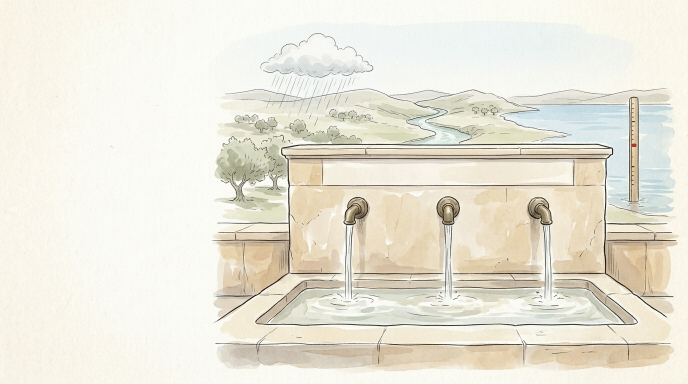
#> input picture docs/talk/images/sources_base.jpg, 1376 x 768 px (shown at 1/2 size)
$ python compose_sources.py
#> lines starting #> are read from the running program, lines starting #| are printed output that depends on the picture
"""
compose_sources.py - the data-sources slide picture: Gemini's fountain scene + the three real logos.

The scene (images/sources_base.jpg) was made by hand in Gemini from images/sources.prompt.txt with
images/centaur.png as the style reference: one fountain wall, three spouts, one basin, and behind
each spout its source - rain (left), river (middle), the lake with its gauge (right). Image models
garble logos, so the scene has none; the real ones are laid on here, each in the open sky above
its own source:
  rain   - Israel Meteorological Service      images/logos/ims_logo.svg
  river  - Hydrological Service of Israel     images/logos/hydro_logo.png
  level  - Kinneret Drainage and Streams Authority (kineret.org.il, the app's level source)
                                              images/logos/kinneret_drainage_logo.png

Run:
  python docs/talk/compose_sources.py      # -> images/sources.png, 1920 x 1080
"""
from __future__ import annotations

from io import BytesIO
from pathlib import Path

from PIL import Image

HERE = Path(__file__).resolve().parent
IMAGES = HERE / "images"
LOGOS = IMAGES / "logos"
OUT = IMAGES / "sources.png"
W, H = 1920, 1080

# per logo: centre as shares of the scene picture (x, y), each in clear sky above its source,
# and height as a share of the picture height (sized by eye so the three weigh about the same:
# the square, dark IMS block smallest and tucked in by the cloud, the slim drop tallest)
PLACES = {
    "ims_logo.svg": (0.345, 0.13, 0.100),               # just left of the rain cloud
    "hydro_logo.png": (0.640, 0.15, 0.180),             # above the river
    "kinneret_drainage_logo.png": (0.920, 0.14, 0.160), # above the gauge staff
}


def load(name: str, height: int) -> Image.Image:
    path = LOGOS / name
    if path.suffix == ".svg":
        import resvg_py
        png = resvg_py.svg_to_bytes(svg_path=str(path), height=height * 2)
        img = Image.open(BytesIO(bytes(png))).convert("RGBA")
    else:
        img = Image.open(path).convert("RGBA")
    return img.resize((round(img.width * height / img.height), height), Image.LANCZOS)


def main() -> None:
    scene = Image.open(IMAGES / "sources_base.jpg").convert("RGBA")
    scale = H / scene.height                   # fill the height; trim the empty left edge
#> scale = 1.41
    scene = scene.resize((round(scene.width * scale), H), Image.LANCZOS)
#> scene: PIL image 1935x1080 RGBA
    trim = scene.width - W
#> trim = 15
    scene = scene.crop((trim, 0, scene.width, H))
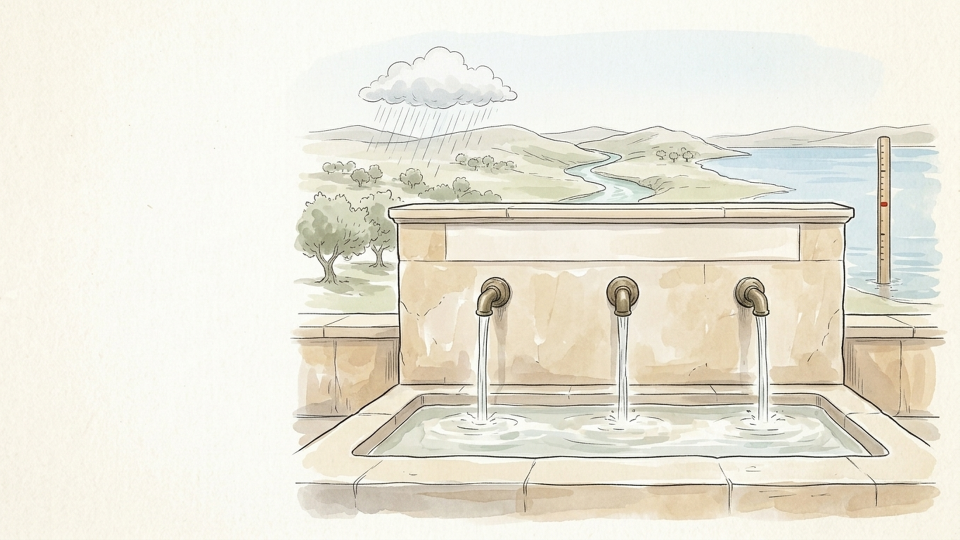
#> scene: PIL image 1920x1080 RGBA (shown at 1/2 size); mean R, G, B, A 234.2, 230.9, 218.1, 255
    for name, (fx, fy, fh) in PLACES.items():
        logo = load(name, round(fh * H))
        cx, cy = fx * (scene.width + trim) - trim, fy * H
        scene.alpha_composite(logo, (round(cx - logo.width / 2), round(cy - logo.height / 2)))
    scene.convert("RGB").save(OUT)
    print(f"saved {OUT.relative_to(HERE.parent.parent)} ({W} x {H})")


if __name__ == "__main__":
    main()
#> (the call stopped at in load, `png = resvg_py.svg_to_bytes(svg_path=str(path), height=height * 2)`: resvg_py is not available in this run)

$ run again, with docs/talk/images/centaur.png saved as docs/talk/images/sources_base.jpg
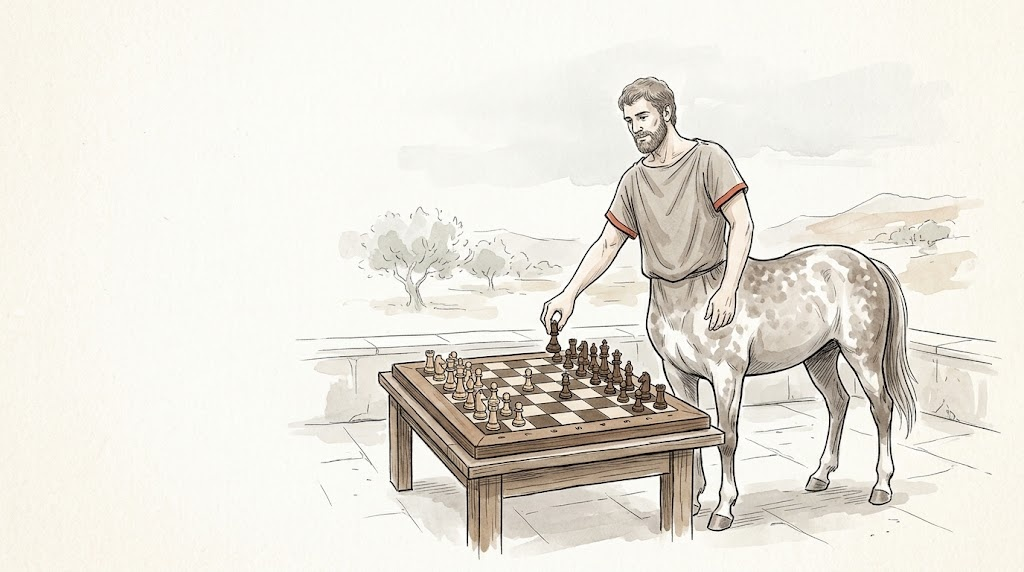
#> input picture docs/talk/images/centaur.png, 1024 x 572 px
#> in main, `scene = scene.crop((trim, 0, scene.width, H))`:
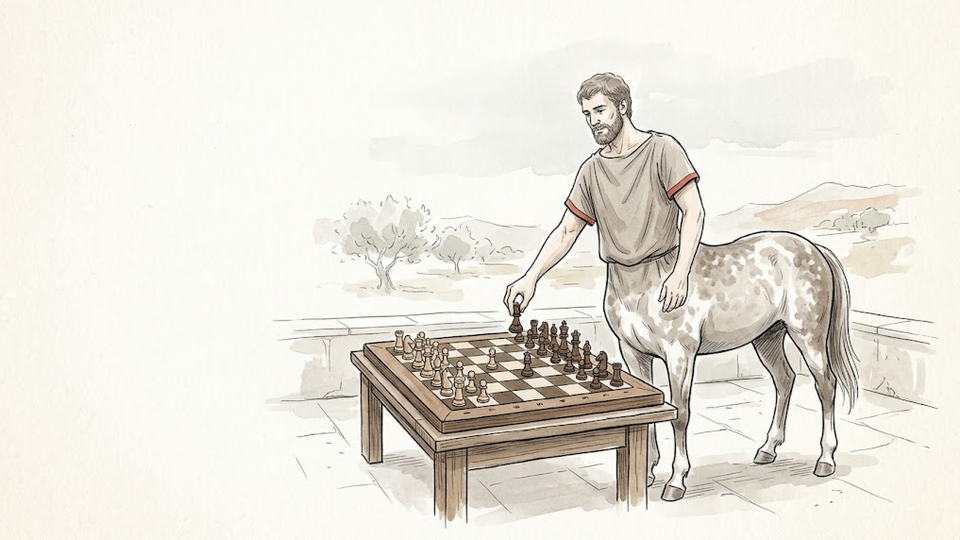
#> scene: PIL image 1920x1080 RGBA (shown at 1/2 size); mean R, G, B, A 233, 229.6, 221.1, 255
